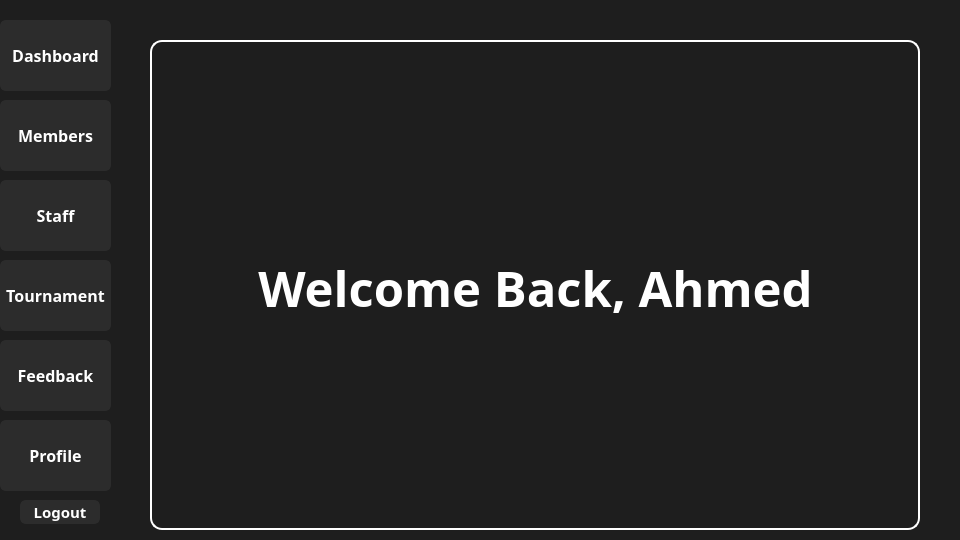
<?xml version="1.0" encoding="UTF-8"?>
<ui version="4.0">
 <class>ManagerClass</class>
 <widget class="QWidget" name="ManagerClass">
  <property name="geometry">
   <rect>
    <x>0</x>
    <y>0</y>
    <width>960</width>
    <height>540</height>
   </rect>
  </property>
  <property name="windowTitle">
   <string>Form</string>
  </property>
  <widget class="QWidget" name="Panel" native="true">
   <property name="geometry">
    <rect>
     <x>-40</x>
     <y>20</y>
     <width>161</width>
     <height>511</height>
    </rect>
   </property>
   <property name="styleSheet">
    <string notr="true">QWidget#widget{
    border-radius: 14px;
    border: 2px solid white ;
}</string>
   </property>
   <widget class="QPushButton" name="Dashboard">
    <property name="geometry">
     <rect>
      <x>40</x>
      <y>0</y>
      <width>111</width>
      <height>71</height>
     </rect>
    </property>
    <property name="font">
     <font>
      <family>Futura</family>
      <pointsize>12</pointsize>
      <bold>true</bold>
     </font>
    </property>
    <property name="styleSheet">
     <string notr="true">QPushButton {
    background-color: #2c2c2c;      /* Dark default */
    color: white;
    border: 2px solid #2c2c2c;
    border-radius: 6px;
}

QPushButton:hover {
    background-color: #8B50FF ;      /* Blue on hover */
    border: 2px solid #8B50FF ;
    color: white;
}

QPushButton:pressed {
    background-color: #6F3FCC; /* Darker shade of #3498db */
}</string>
    </property>
    <property name="text">
     <string>Dashboard</string>
    </property>
   </widget>
   <widget class="QPushButton" name="Members">
    <property name="geometry">
     <rect>
      <x>40</x>
      <y>80</y>
      <width>111</width>
      <height>71</height>
     </rect>
    </property>
    <property name="font">
     <font>
      <family>Futura</family>
      <pointsize>12</pointsize>
      <bold>true</bold>
     </font>
    </property>
    <property name="styleSheet">
     <string notr="true">QPushButton {
    background-color: #2c2c2c;      /* Dark default */
    color: white;
    border: 2px solid #2c2c2c;
    border-radius: 6px;
}

QPushButton:hover {
    background-color: #8B50FF ;      /* Blue on hover */
    border: 2px solid #8B50FF ;
    color: white;
}

QPushButton:pressed {
    background-color: #6F3FCC; /* Darker shade of #3498db */
}</string>
    </property>
    <property name="text">
     <string>Members</string>
    </property>
   </widget>
   <widget class="QPushButton" name="Staff">
    <property name="geometry">
     <rect>
      <x>40</x>
      <y>160</y>
      <width>111</width>
      <height>71</height>
     </rect>
    </property>
    <property name="font">
     <font>
      <family>Futura</family>
      <pointsize>12</pointsize>
      <bold>true</bold>
     </font>
    </property>
    <property name="styleSheet">
     <string notr="true">QPushButton {
    background-color: #2c2c2c;      /* Dark default */
    color: white;
    border: 2px solid #2c2c2c;
    border-radius: 6px;
}

QPushButton:hover {
    background-color: #8B50FF ;      /* Blue on hover */
    border: 2px solid #8B50FF ;
    color: white;
}

QPushButton:pressed {
    background-color: #6F3FCC; /* Darker shade of #3498db */
}</string>
    </property>
    <property name="text">
     <string>Staff</string>
    </property>
   </widget>
   <widget class="QPushButton" name="Profile">
    <property name="geometry">
     <rect>
      <x>40</x>
      <y>400</y>
      <width>111</width>
      <height>71</height>
     </rect>
    </property>
    <property name="font">
     <font>
      <family>Futura</family>
      <pointsize>12</pointsize>
      <bold>true</bold>
     </font>
    </property>
    <property name="styleSheet">
     <string notr="true">QPushButton {
    background-color: #2c2c2c;      /* Dark default */
    color: white;
    border: 2px solid #2c2c2c;
    border-radius: 6px;
}

QPushButton:hover {
    background-color: #8B50FF ;      /* Blue on hover */
    border: 2px solid #8B50FF ;
    color: white;
}

QPushButton:pressed {
    background-color: #6F3FCC; /* Darker shade of #3498db */
}</string>
    </property>
    <property name="text">
     <string>Profile</string>
    </property>
   </widget>
   <widget class="QPushButton" name="Logout">
    <property name="geometry">
     <rect>
      <x>60</x>
      <y>480</y>
      <width>80</width>
      <height>24</height>
     </rect>
    </property>
    <property name="font">
     <font>
      <family>Futura</family>
      <pointsize>11</pointsize>
      <bold>true</bold>
     </font>
    </property>
    <property name="styleSheet">
     <string notr="true">QPushButton {
    background-color: #2c2c2c;      /* Dark default */
    color: white;
    border: 2px solid #2c2c2c;
    border-radius: 6px;
}

QPushButton:hover {
    background-color: #FF0000;      /* Blue on hover */
    border: 2px solid #FF0000;
    color: white;
}

QPushButton:pressed {
    background-color: #c0392b; /* Darker red */
}</string>
    </property>
    <property name="text">
     <string>Logout</string>
    </property>
   </widget>
   <widget class="QPushButton" name="Feedback">
    <property name="geometry">
     <rect>
      <x>40</x>
      <y>320</y>
      <width>111</width>
      <height>71</height>
     </rect>
    </property>
    <property name="font">
     <font>
      <family>Futura</family>
      <pointsize>12</pointsize>
      <bold>true</bold>
     </font>
    </property>
    <property name="styleSheet">
     <string notr="true">QPushButton {
    background-color: #2c2c2c;      /* Dark default */
    color: white;
    border: 2px solid #2c2c2c;
    border-radius: 6px;
}

QPushButton:hover {
    background-color: #8B50FF ;      /* Blue on hover */
    border: 2px solid #8B50FF ;
    color: white;
}

QPushButton:pressed {
    background-color: #6F3FCC; /* Darker shade of #3498db */
}</string>
    </property>
    <property name="text">
     <string>Feedback</string>
    </property>
   </widget>
   <widget class="QPushButton" name="Tournament">
    <property name="geometry">
     <rect>
      <x>40</x>
      <y>240</y>
      <width>111</width>
      <height>71</height>
     </rect>
    </property>
    <property name="font">
     <font>
      <family>Futura</family>
      <pointsize>12</pointsize>
      <bold>true</bold>
     </font>
    </property>
    <property name="styleSheet">
     <string notr="true">QPushButton {
    background-color: #2c2c2c;      /* Dark default */
    color: white;
    border: 2px solid #2c2c2c;
    border-radius: 6px;
}

QPushButton:hover {
    background-color: #8B50FF ;      /* Blue on hover */
    border: 2px solid #8B50FF ;
    color: white;
}

QPushButton:pressed {
    background-color: #6F3FCC; /* Darker shade of #3498db */
}</string>
    </property>
    <property name="text">
     <string>Tournament</string>
    </property>
   </widget>
  </widget>
  <widget class="QLabel" name="Background">
   <property name="geometry">
    <rect>
     <x>0</x>
     <y>0</y>
     <width>960</width>
     <height>540</height>
    </rect>
   </property>
   <property name="styleSheet">
    <string notr="true">background-color:#1e1e1e;</string>
   </property>
   <property name="text">
    <string/>
   </property>
  </widget>
  <widget class="QStackedWidget" name="Pages">
   <property name="geometry">
    <rect>
     <x>150</x>
     <y>40</y>
     <width>770</width>
     <height>490</height>
    </rect>
   </property>
   <property name="styleSheet">
    <string notr="true">QStackedWidget#Pages{
border: 2px solid white;
border-radius: 12px;
}</string>
   </property>
   <widget class="QWidget" name="page">
    <property name="styleSheet">
     <string notr="true">background-color: transparent;</string>
    </property>
    <widget class="QLabel" name="welcome">
     <property name="geometry">
      <rect>
       <x>8</x>
       <y>15</y>
       <width>751</width>
       <height>461</height>
      </rect>
     </property>
     <property name="font">
      <font>
       <family>Futura</family>
       <pointsize>37</pointsize>
       <bold>true</bold>
      </font>
     </property>
     <property name="styleSheet">
      <string notr="true">color: white;
background-color: transparent;
</string>
     </property>
     <property name="text">
      <string>Welcome Back, Ahmed</string>
     </property>
     <property name="alignment">
      <set>Qt::AlignmentFlag::AlignCenter</set>
     </property>
    </widget>
    <widget class="QLabel" name="logo">
     <property name="geometry">
      <rect>
       <x>300</x>
       <y>60</y>
       <width>131</width>
       <height>31</height>
      </rect>
     </property>
     <property name="text">
      <string/>
     </property>
     <property name="pixmap">
      <pixmap>assets/XFitLogo.png</pixmap>
     </property>
     <property name="scaledContents">
      <bool>true</bool>
     </property>
    </widget>
   </widget>
  </widget>
  <widget class="QLabel" name="Date_time">
   <property name="geometry">
    <rect>
     <x>640</x>
     <y>20</y>
     <width>281</width>
     <height>16</height>
    </rect>
   </property>
   <property name="font">
    <font>
     <family>Futura</family>
     <pointsize>13</pointsize>
     <bold>true</bold>
    </font>
   </property>
   <property name="styleSheet">
    <string notr="true">color:white;</string>
   </property>
   <property name="text">
    <string/>
   </property>
   <property name="alignment">
    <set>Qt::AlignmentFlag::AlignCenter</set>
   </property>
  </widget>
  <zorder>Background</zorder>
  <zorder>Panel</zorder>
  <zorder>Pages</zorder>
  <zorder>Date_time</zorder>
 </widget>
 <resources/>
 <connections/>
</ui>
